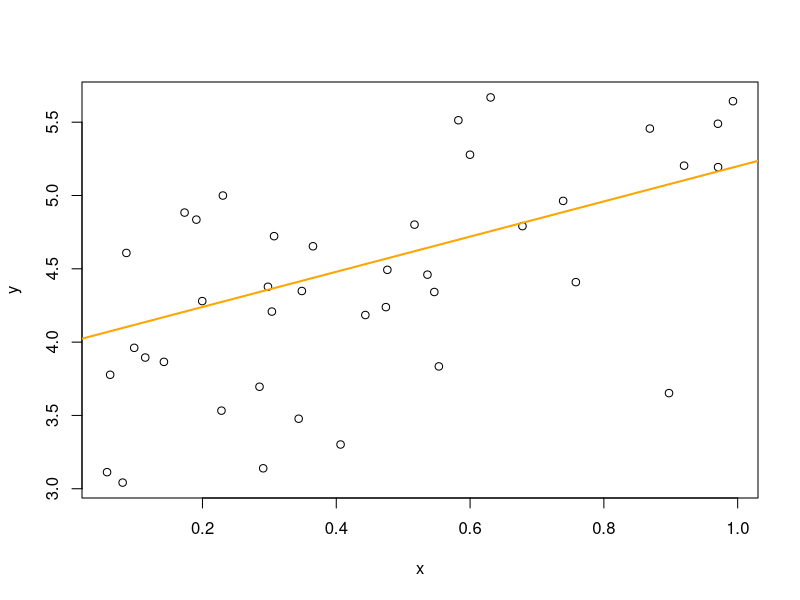

This figure's R source:
a <- 4
b <- 1.2
x <- runif(40)
y  <- a + b * x + rnorm(40, sd = sqrt(0.4))
plot(x,y)
abline(a = a, b = b, col = "orange", lwd = 2)
dev.print(pdf, "toyline-linear.pdf")
